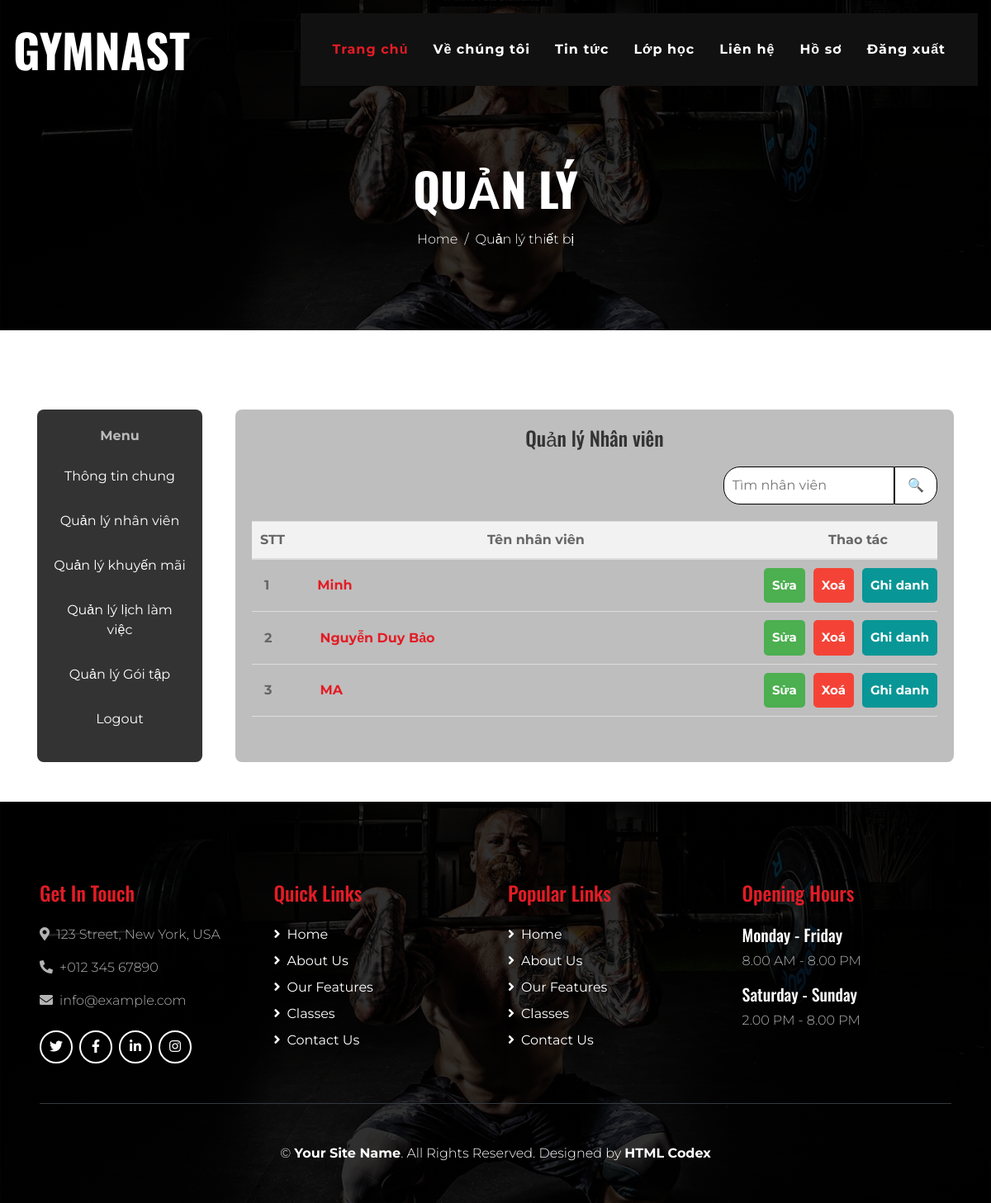
The page /view/QLNV.php (signed in) on the database its author committed.
### tables this page shows
CREATE TABLE `nhanvien` (
  `IDNhanVien` int(10) NOT NULL,
  `TenNhanVien` varchar(250) NOT NULL,
  `SoDienThoai` varchar(10) NOT NULL,
  `Password` varchar(255) NOT NULL,
  `DiaChi` varchar(255) NOT NULL,
  `Email` varchar(255) NOT NULL,
  `NgayVaoLam` date NOT NULL,
  `IDRole` int(10) NOT NULL
);

### model/mNhanVien.php (called while the page is built, shortened)
<?php
    class mNhanVien{
        public function SelectAllNV(){
            $p = new clsketnoi();
            $con = $p->MoKetNoi();
            $query = "SELECT * from nhanvien order by IDNhanVien ASC";
            $kq = mysqli_query($con, $query);
            return $kq;
        }
    }
?>

### controller/cNhanVien.php (called while the page is built, shortened)
<?php
    include_once('../model/mNhanVien.php');
    class cNhanVien{
        public function getAllNV()
        {
            $p = new mNhanVien();
		$kq= $p->SelectAllNV();
		if(mysqli_num_rows($kq)>0)
		{
			return $kq;
		}
		else
		{
			return false;
		}
        }
    }
?>

### view/QLNV.php (the view, shortened to what this page needs)
<!DOCTYPE html>
<html lang="en">
<head>
    <link href="https://cdnjs.cloudflare.com/ajax/libs/font-awesome/5.10.0/css/all.min.css" rel="stylesheet">
    <link href="../assets/lib/flaticon/font/flaticon.css" rel="stylesheet">
    <link rel="stylesheet" href="login/css/qltb.css">
    <link rel="stylesheet" href="login/css/style.css">
    <link href="../assets/css/style.min.css" rel="stylesheet">
</head>
<body class="bg-white">
    <div class="container-fluid p-0 nav-bar">
        <nav class="navbar navbar-expand-lg bg-none navbar-dark py-3">
            <a href="../index.php" class="navbar-brand">
                <h1 class="m-0 display-4 font-weight-bold text-uppercase text-white">Gymnast</h1>
            </a>
            <div class="collapse navbar-collapse justify-content-between" id="navbarCollapse">
                <div class="navbar-nav ml-auto p-4 bg-secondary">
                    <a href="../index.php" class="nav-item nav-link active">Trang chủ</a>
                    <a href="about.php" class="nav-item nav-link">Về chúng tôi</a>
                    <a href="feature.php" class="nav-item nav-link">Tin tức</a>
                    <a href="class.php" class="nav-item nav-link">Lớp học</a>
                    <a href="contact.php" class="nav-item nav-link">Liên hệ</a>
                    <?php
                    if (!isset($_SESSION['dn'])) {
                        echo '<a href="dieukien.php" class="nav-item nav-link">Đăng nhập</a>';
                        echo '<a href="dangkitapthu.php" class="nav-item nav-link">Đăng ký tập thử</a>';
                    }
                    else{
                        if($_SESSION['dn']== 1 || $_SESSION['dn']==2 ||$_SESSION['dn']==3)
                        {
                            echo '<a href="thongtinchungnv.php" class="nav-item nav-link">Hồ sơ</a>';
                        }
                        else{
                            echo '<a href="thongtinchungtv.php" class="nav-item nav-link">Hồ sơ</a>';
                        }
                        echo '<a href="dangxuat.php" class="nav-item nav-link">Đăng xuất</a>';
                    }
                    ?>
                </div>
            </div>
        </nav>
    </div>
    <div class="container-fluid page-header mb-5">
        <div class="d-flex flex-column align-items-center justify-content-center pt-0 pt-lg-5"
            style="min-height: 400px">
            <h4 class="display-4 mb-3 mt-0 mt-lg-5 text-white text-uppercase font-weight-bold">Quản lý</h4>
            <div class="d-inline-flex">
                <p class="m-0 text-white"><a class="text-white" href="">Home</a></p>
                <p class="m-0 text-white px-2">/</p>
                <p class="m-0 text-white">Quản lý thiết bị</p>
            </div>
        </div>
    </div>
    <div class="container pt-5">
        <div class="left">
            <div class="sidebar">
                <div class="menu">
                    <p>Menu</p>
                    <ul>
                         <?php
                       echo '<li><a href="ThongTinchungNV.php">Thông tin chung</a></li>';
                       switch($_SESSION['dn'])
                       {
                        case 1:
                                echo' <li><a href="QLNV.php">Quản lý nhân viên</a></li>';
                                echo  '<li><a href="QLKM.php">Quản lý khuyến mãi</a></li>';
                                echo  '<li><a href="QLLLV.php">Quản lý lịch làm việc</a></li>';
                                echo  '<li><a href="QLGT.php">Quản lý Gói tập</a></li>';
                                break;
                       }
                     echo   '<li><a href="dangxuat.php">Logout</a></li>';
                        ?>
                    </ul>
                </div>
            </div>
        </div>
        <div class="right">
            <div class="qltv">
                <h1 align="center">Quản lý Nhân viên</h1>
                <div class="search-bar">
                    <input type="text" placeholder="Tìm nhân viên">
                    <button class="search-btn">&#128269;</button>
                </div>
                <div class="list-container">
                    <div class="table-head">
                        <span>STT</span>
                        <span style="margin-right:50px">Tên nhân viên</span>
                        <span style="margin-right:50px">Thao tác</span>
                    </div>
                    <?php
                        include_once("../controller/cNhanVien.php");
                        $q= new cNhanVien();
                        $kq = $q->getAllNV();
                        if($kq)
                        {
                            while($r=mysqli_fetch_assoc($kq))
                            {
                                echo '<div class="list-item">
                        <span class="name" style="margin-left:50px"><a href="ChiTietNV.php?idnv='.$r['IDNhanVien'].'">'.$r['TenNhanVien'].'</a></span>
                        <button class="update-btn">Sửa</button>
                        <button class="delete-btn">Xoá</button>
                        <button class="submit-btn">Ghi danh</button>
                    </div>';
                            }
                        }
                    ?>
                </div>
            </div>
        </div>
    </div>
    <div class="footer container-fluid mt-5 py-5 px-sm-3 px-md-5 text-white">
        <div class="row pt-5">
            <div class="col-lg-3 col-md-6 mb-5">
                <h4 class="text-primary mb-4">Get In Touch</h4>
                <p><i class="fa fa-map-marker-alt mr-2"></i>123 Street, New York, USA</p>
                <p><i class="fa fa-phone-alt mr-2"></i>+012 345 67890</p>
                <p><i class="fa fa-envelope mr-2"></i>info@example.com</p>
                <div class="d-flex justify-content-start mt-4">
                    <a class="btn btn-outline-light rounded-circle text-center mr-2 px-0"
                        style="width: 40px; height: 40px;" href="#"><i class="fab fa-twitter"></i></a>
                    <a class="btn btn-outline-light rounded-circle text-center mr-2 px-0"
                        style="width: 40px; height: 40px;" href="#"><i class="fab fa-facebook-f"></i></a>
                    <a class="btn btn-outline-light rounded-circle text-center mr-2 px-0"
                        style="width: 40px; height: 40px;" href="#"><i class="fab fa-linkedin-in"></i></a>
                    <a class="btn btn-outline-light rounded-circle text-center mr-2 px-0"
                        style="width: 40px; height: 40px;" href="#"><i class="fab fa-instagram"></i></a>
                </div>
            </div>
            <div class="col-lg-3 col-md-6 mb-5">
                <h4 class="text-primary mb-4">Quick Links</h4>
                <div class="d-flex flex-column justify-content-start">
                    <a class="text-white mb-2" href="#"><i class="fa fa-angle-right mr-2"></i>Home</a>
                    <a class="text-white mb-2" href="#"><i class="fa fa-angle-right mr-2"></i>About Us</a>
                    <a class="text-white mb-2" href="#"><i class="fa fa-angle-right mr-2"></i>Our Features</a>
                    <a class="text-white mb-2" href="#"><i class="fa fa-angle-right mr-2"></i>Classes</a>
                    <a class="text-white" href="#"><i class="fa fa-angle-right mr-2"></i>Contact Us</a>
                </div>
            </div>
            <div class="col-lg-3 col-md-6 mb-5">
                <h4 class="text-primary mb-4">Popular Links</h4>
                <div class="d-flex flex-column justify-content-start">
                    <a class="text-white mb-2" href="#"><i class="fa fa-angle-right mr-2"></i>Home</a>
                    <a class="text-white mb-2" href="#"><i class="fa fa-angle-right mr-2"></i>About Us</a>
                    <a class="text-white mb-2" href="#"><i class="fa fa-angle-right mr-2"></i>Our Features</a>
                    <a class="text-white mb-2" href="#"><i class="fa fa-angle-right mr-2"></i>Classes</a>
                    <a class="text-white" href="#"><i class="fa fa-angle-right mr-2"></i>Contact Us</a>
                </div>
            </div>
            <div class="col-lg-3 col-md-6 mb-5">
                <h4 class="text-primary mb-4">Opening Hours</h4>
                <h5 class="text-white">Monday - Friday</h5>
                <p>8.00 AM - 8.00 PM</p>
                <h5 class="text-white">Saturday - Sunday</h5>
                <p>2.00 PM - 8.00 PM</p>
            </div>
        </div>
        <div class="container border-top border-dark pt-5">
            <p class="m-0 text-center text-white">
                &copy; <a class="text-white font-weight-bold" href="#">Your Site Name</a>. All Rights Reserved. Designed
                by
                <a class="text-white font-weight-bold" href="https://htmlcodex.com">HTML Codex</a>
            </p>
        </div>
    </div>
</body>
</html>

### view/login/css/qltb.css (style rules this page uses)
.sidebar { background-color: #333333; padding: 20px; width: 200px; border-radius: 8px; }
.sidebar .menu p { text-align: center; color: #bbbbbb; font-weight: bold; margin-bottom: 15px; }
.sidebar .menu ul { list-style: none; padding: 0; margin: 0; text-align: center; }
.sidebar .menu ul li { margin: 10px 0; }
.sidebar .menu ul li a { color: #ffffff; text-decoration: none; font-weight: normal; display: block; padding: 10px 0; }
.right { margin-left: 220px; padding: 20px; background-color: #bebebe; padding: 20px; width: 200px; border-radius: 8px; }
.qltv h1 { font-size: 24px; color: #333; margin-bottom: 20px; }
.search-bar { display: flex; align-items: center; justify-content: flex-end; margin-bottom: 20px; }
.search-bar input { width: 25%; padding: 10px; border: 1px solid #000000; border-radius: 20px 0 0 20px; outline: none; }
.search-bar .search-btn { background-color: #ffffff; border: 1px solid black; padding: 10px 15px; border-radius: 0 20px 20px 0; cursor: pointer; }
.list-container { border-top: 1px solid #ddd; }
.table-head { display: flex; justify-content: space-between; background-color: #f2f2f2; padding: 10px; font-weight: bold; border-bottom: 2px solid #ddd; }
.list-item { display: flex; align-items: center; padding: 10px 0; border-bottom: 1px solid #ddd; }
.name { font-size: 15px; font-weight: bolder; }
.list-item span { flex-grow: 1; font-size: 16px; color: #333; }
.update-btn, .submit-btn, .delete-btn { padding: 5px 10px; border: none; padding: 10px; border-radius: 5px; cursor: pointer; font-size: 15px; font-weight: bolder; color: #FFFFFF; }
.update-btn { background-color: #4CAF50; margin-right: 10px; }
.submit-btn { background-color: #099696; }
.delete-btn { background-color: #f44336; margin-right: 10px; }
.left { margin-right: 20px; }
.right { width: 100%; margin-left: 20px; }
.container { padding-top: 5rem; display: flex; justify-content: center; }
.list-container { counter-reset: item-counter; }
.list-item { display: flex; align-items: center; counter-increment: item-counter; }
.list-item::before { content: counter(item-counter) ; font-weight: bold; margin-left: 15px; margin-right: 8px; }

### view/login/css/style.css (style rules this page uses)
body { font-family: "Roboto", sans-serif; background-color: #fff; }
p { color: #b3b3b3; font-weight: 300; }
h1, h2, h3, h4, h5, h6, .h1, .h2, .h3, .h4, .h5, .h6 { font-family: "Roboto", sans-serif; }
a { -webkit-transition: .3s all ease; -o-transition: .3s all ease; transition: .3s all ease; }

### rows shown on the page
nhanvien: TenNhanVien "Minh"
nhanvien: TenNhanVien "Nguyễn Duy Bảo"
nhanvien: TenNhanVien "MA"
